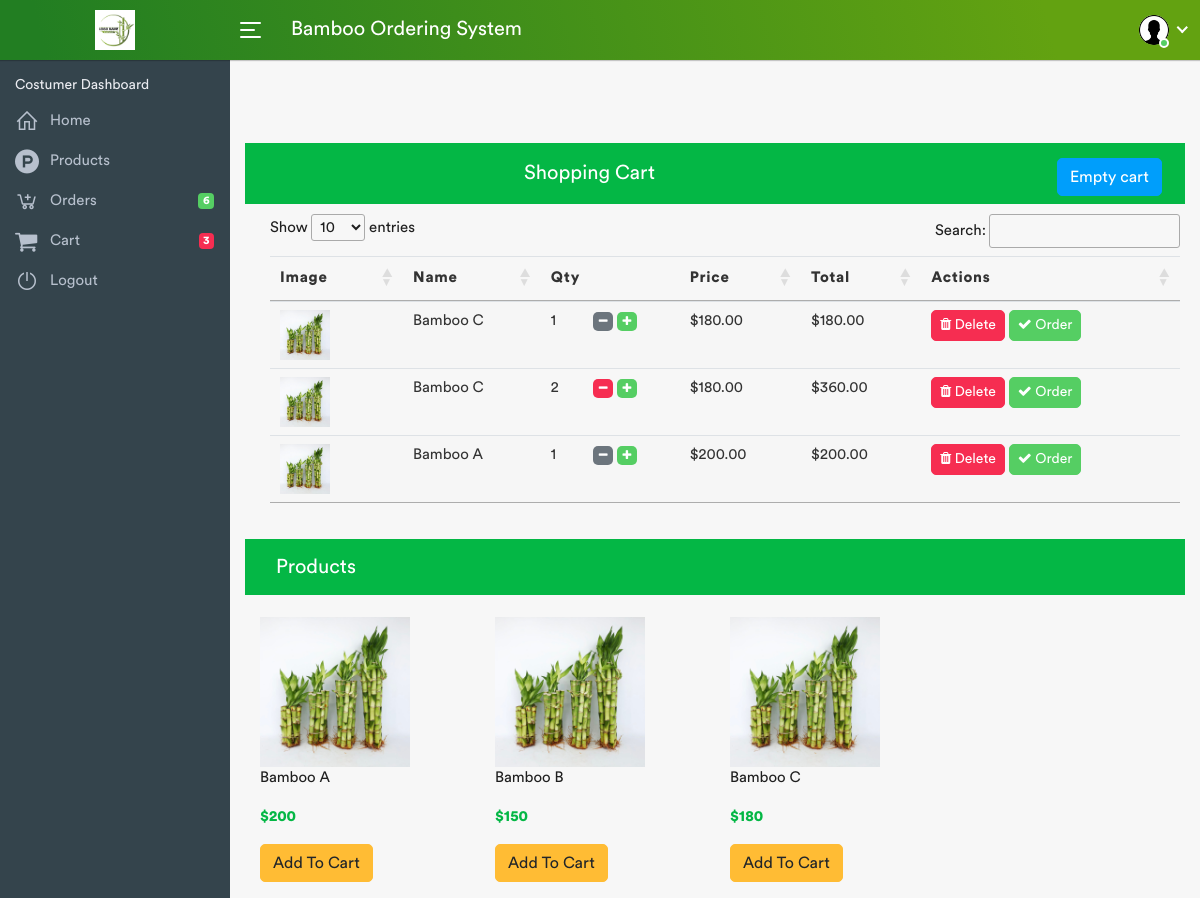
Page /products.php (signed in) on the earlier database version.
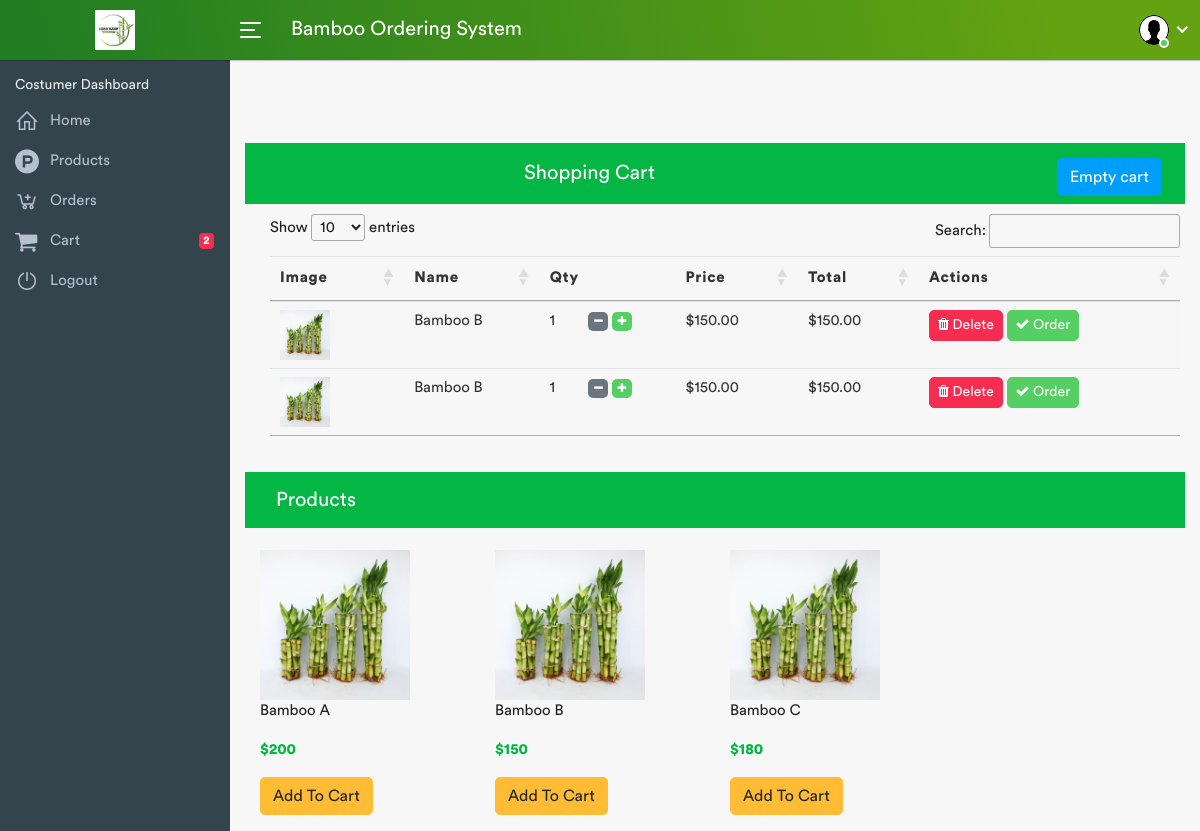
Same page on the later database version.
### tables this page shows
CREATE TABLE `cart` (
  `cart_id` int(11) NOT NULL AUTO_INCREMENT,
  `product_sku` varchar(50) NOT NULL,
  `qty` int(11) NOT NULL,
  `price` double(11,2) NOT NULL,
  `client_id` int(11) NOT NULL,
  `status` int(3) NOT NULL,
  `add_to_cart_date` datetime DEFAULT NULL,
  `pay_method` varchar(50) DEFAULT NULL,
  `order_date` datetime DEFAULT NULL,
  `paid_date` datetime DEFAULT NULL,
  PRIMARY KEY (`cart_id`)
);

CREATE TABLE `products` (
  `product_id` int(11) NOT NULL,
  `name` varchar(100) NOT NULL,
  `sku` varchar(14) NOT NULL,
  `price` decimal(15,0) NOT NULL,
  `image` varchar(50) NOT NULL
);

### products.php (the view, shortened to what this page needs)
<?php
include('server_cart.php');
$conn = new PDO("mysql:host=localhost;dbname=bamboo", 'root', '');
$conn->setAttribute(PDO::ATTR_ERRMODE, PDO::ERRMODE_EXCEPTION);
$query = "SELECT * FROM products";
$stmt = $conn->prepare($query);
$stmt->execute();
$products = $stmt->fetchAll();
?>
<!DOCTYPE html>
<html lang="en">
<head>
  <link rel="stylesheet" href="assets/css/bootstrap.min.css">
  <link rel="stylesheet" href="assets/css/font-awesome.min.css">
  <link rel="stylesheet" href="assets/css/line-awesome.min.css">
  <link rel="stylesheet" href="assets/plugins/morris/morris.css">
  <link rel="stylesheet" href="assets/css/style.css">
  <link rel="stylesheet" type="text/css" href="//cdn.datatables.net/1.12.1/css/jquery.dataTables.min.css">
</head>
<body>
  <div class="main-wrapper">
    <?php include_once("includes/header.php"); ?>
    <?php include_once("includes/sidebar.php"); ?>
    <div class="page-wrapper">
      <div class="content container-fluid">
      </div>
      <div class="container-fluid" style="width:100%;">
        <nav class="navbar navbar-inverse" style="background:#04B745;">
          <div class="container-fluid pull-left" style="width:300px;">
            <div class="navbar-header"> <a class="navbar-brand" href="#" style="color:#FFFFFF;">Shopping Cart</a> </div>
          </div>
          <div class="pull-right" style="margin-top:7px;margin-right:7px;"><a href="javascript:void(0)" class="btn btn-info" id="empty_cart">Empty cart</a></div>
        </nav>
        <div class="container-fluid" style="width:100%; margin: 10px;">
          <table class="table table-striped" id="cart_table">
            <thead>
              <tr>
                <th>Image</th>
                <th>Name</th>
                <th colspan="2">Qty</th>
                <th>Price</th>
                <th>Total</th>
                <th>Actions</th>
              </tr>
            </thead>
            <tbody>
              <?php echo $cart; ?>
            </tbody>
          </table>
        </div>
        <nav class="navbar navbar-inverse" style="background:#04B745;">
          <div class="container-fluid">
            <div class="navbar-header"> <a class="navbar-brand" href="#" style="color:#FFFFFF;">Products</a> </div>
          </div>
        </nav><br />
        <div class="row">
          <div class="container-fluid" style="width:100%;">
            <?php foreach ($products as $product) : ?>
              <div class="col-md-3" style="float:left;">
                <div class="thumbnail"> <img src="<?php print $product['image'] ?>" alt="Lights" width="150px">
                  <div class="caption">
                    <p style="text-align:left;"><?php print $product['name'] ?></p>
                    <p style="text-align:left;color:#04B745;"><b>$<?php print $product['price'] ?></b></p>
                    <form method="post" action="products.php?action=addcart">
                      <p style="text-align:left;color:#04B745;">
                        <button type="submit" class="btn btn-warning">Add To Cart</button>
                      </p>
                    </form>
                  </div>
                </div>
              </div>
            <?php endforeach; ?>
          </div>
        </div>
      </div>
    </div>
  </div>
</body>
</html>

### server_cart.php (shortened to what this page needs)
<?php
$conn = new PDO("mysql:host=localhost;dbname=bamboo", 'root', '');
$conn->setAttribute(PDO::ATTR_ERRMODE, PDO::ERRMODE_EXCEPTION);
$id = $_SESSION['id'];
$query = "SELECT *, c.price as cart_price FROM cart AS c LEFT JOIN products p ON c.product_sku = p.sku WHERE client_id = '$id' AND STATUS = 1 ORDER BY c.add_to_cart_date DESC";
$stmt = $conn->prepare($query);
$stmt->execute();
$result = $stmt->fetchAll();
foreach ($result as $row) {
  if ($row['qty'] === 1) {
    $cart .= '<tr>
        <td> <img src="'  . $row['image'] . '" width="50"> </td>
        <td> <div class="display_name"> ' . $row['name'] . '</div> </td>
        <td> ' . $row['qty'] . ' </td>
        <td>  <span class="badge badge-secondary btn" data-id="' . $row['cart_id'] . '"  > <i class="fa fa-minus"></i> </span>  <span class="badge badge-success btn" data-id="' . $row['cart_id'] . '" id="qty_plus"> <i class="fa fa-plus"></i> </span> </td>
        <td>  ' . '$' . number_format((float)$row['cart_price'], 2, '.', '') . '</td>
        <td>  ' . '$' . number_format((float)$row['qty'] * $row['cart_price'], 2, '.', '') . '</td>
        <td>
        <button class="btn btn-danger btn-sm delete" data-id="' . $row['cart_id'] . '" > <i class="fa fa-trash"></i>  Delete </button>
        <button class="btn btn-success btn-sm submit" data-id="' . $row['cart_id'] . '"> <i class="fa fa-check"></i>  Order </button>
        </td>
      </tr>';
  } else {
    $cart .= '<tr>
        <td> <img src="'  . $row['image'] . '" width="50"> </td>
        <td> <div class="display_name"> ' . $row['name'] . '</div> </td>
        <td> ' . $row['qty'] . ' </td>
        <td>  <span class="badge badge-danger btn" data-id="' . $row['cart_id'] . '" id="qty_minus"> <i class="fa fa-minus"></i> </span>  <span class="badge badge-success btn" data-id="' . $row['cart_id'] . '" id="qty_plus"> <i class="fa fa-plus"></i> </span> </td>
        <td>  ' . '$' . number_format((float)$row['cart_price'], 2, '.', '') . '</td>
        <td>  ' . '$' . number_format((float)$row['qty'] * $row['cart_price'], 2, '.', '') . '</td>
        <td>
        <button class="btn btn-danger btn-sm delete" data-id="' . $row['cart_id'] . '" > <i class="fa fa-trash"></i> </span> Delete </button>
        <button class="btn btn-success btn-sm submit" data-id="' . $row['cart_id'] . '" >  <i class="fa fa-check"></i>  Order </button>
        </td>
      </tr>';
  }
}

### includes/header.php (shortened to what this page needs)
<div class="header">
	<div class="header-left">
		<a href="index.php" class="logo">
			<img src="assets/img/logo.png" width="40" height="40" alt="">
		</a>
	</div>
	<a id="toggle_btn" href="javascript:void(0);">
		<span class="bar-icon">
			<span></span>
			<span></span>
			<span></span>
		</span>
	</a>
	<div class="page-title-box">
		<h3>Bamboo Ordering System</h3>
	</div>
	<ul class="nav user-menu">
		<li class="nav-item dropdown has-arrow main-drop float-end">
			<a href="#" class="dropdown-toggle nav-link " data-toggle="dropdown">
				<span class="user-img"><img src="./profiles/<?php echo $_SESSION['Picture'];?>" alt="User Picture" class="float-end">
				<span class="status online"></span></span>
			</a>
		</li>
	</ul>
</div>

### includes/sidebar.php (shortened to what this page needs)
<?php
$conn = new PDO("mysql:host=localhost;dbname=bamboo", 'root', '');
$conn->setAttribute(PDO::ATTR_ERRMODE, PDO::ERRMODE_EXCEPTION);
$id = $_SESSION['id'];
$cart_query = "SELECT count(*) FROM cart WHERE client_id = '$id' AND STATUS = 1";
$stmt = $conn->prepare($cart_query);
$stmt->execute();
$count_cart = $stmt->fetchColumn();
$order_query = "SELECT count(*) FROM cart WHERE client_id = '$id' AND STATUS = 2";
$stmt = $conn->prepare($order_query);
$stmt->execute();
$count_orders = $stmt->fetchColumn();
?>
<div class="sidebar" id="sidebar">
	<div class="sidebar-inner slimscroll">
		<div id="sidebar-menu" class="sidebar-menu">
			<ul>
				<li class="menu-title">
					<span><?php echo $_SESSION['UserType']; ?> Dashboard</span>
				</li>
				<?php if ($_SESSION['UserType']  === 'Costumer') : ?>
					<li>
						<a href="client_home.php"><i class="la la-home"></i> <span> Home</span></a>
					</li>
				<?php endif; ?>
				<?php
				if (1 === 1) {
					echo '
									<li>
									<a href="products.php"><i class="fa fa-product-hunt"></i> <span>Products</span></a>
								</li>
									';
				}
				?>
				<li>
					<a href="orders.php"> <i class="la la-cart-plus"></i><span> Orders</span>
						<?php if ($count_orders > 0) : ?>
							<span class="badge badge-success"> <?php echo $count_orders; ?> </span>
						<?php endif; ?>
					</a>
				</li>
				<li>
					<a href="products.php"> <i class="fa fa-shopping-cart"></i><span> Cart</span>
						<?php if ($count_cart > 0) : ?>
							<span class="badge badge-danger"> <?php echo $count_cart; ?> </span>
						<?php endif; ?>
					</a>
				</li>
				<li>
					<a href="logout.php"><i class="la la-power-off"></i> <span>Logout</span></a>
				</li>
			</ul>
		</div>
	</div>
</div>

Differences in the rows shown:
removed cart: products.image (picture), products.name "Bamboo C", qty "1", price "180.00", (float)$row['qty'] * $row['cart_price'] "180.00"
removed cart: products.image (picture), products.name "Bamboo C", qty "2", price "180.00", (float)$row['qty'] * $row['cart_price'] "360.00"
removed cart: products.image (picture), products.name "Bamboo A", qty "1", price "200.00", (float)$row['qty'] * $row['cart_price'] "200.00"
added cart: products.image (picture), products.name "Bamboo B", qty "1", price "150.00", (float)$row['qty'] * $row['cart_price'] "150.00"
added cart: products.image (picture), products.name "Bamboo B", qty "1", price "150.00", (float)$row['qty'] * $row['cart_price'] "150.00"
Other differences:
$count_cart: "3" → "2"
$count_orders: "6" → (not shown)
